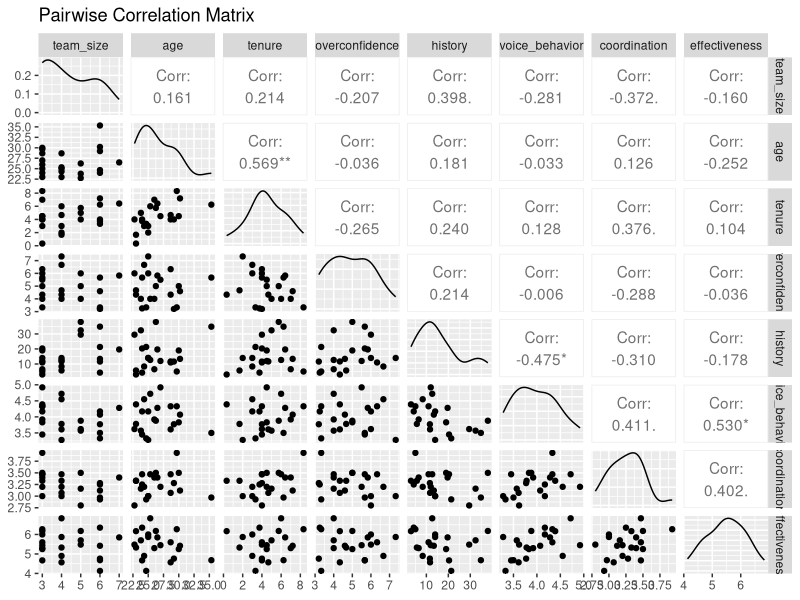

Generate this figure with R: (Note: this script raises an error after producing the figure.)
## ---- chunk 1
library(GGally)
library(ggplot2)

## ---- chunk 2
data = read.csv("data.csv")

data
## ---- chunk 3
core_data <- subset(data, select=-c(team,org,response_rate,response_count))
ggpairs(core_data,progress=FALSE,title="Pairwise Correlation Matrix")
## ---- chunk 4
full_lm <- lm(mean_team_effectiveness ~ ., data=core_data)
print(summary(full_lm))
## ---- chunk 5
lm_overconfidence_coordination = lm(formula = mean_overconfidence_score ~ mean_team_coordination, data = data)
rep.h1 <- summary(lm_overconfidence_coordination)

print(rep.h1)

plot( data$mean_team_coordination ~ data$mean_overconfidence_score, data = data)
abline(lm_overconfidence_coordination)
ggplot(data, aes(x=mean_team_coordination, y=mean_overconfidence_score)) + geom_point()
## ---- chunk 6
lm_effectiveness_coordination = lm(formula = mean_team_effectiveness ~ mean_team_coordination, data = data)
rep.h2 <- summary(lm_effectiveness_coordination)
print(rep.h2)
plot(data$mean_team_effectiveness ~ data$mean_team_coordination, data = data)
abline(lm_effectiveness_coordination)
ggplot(data, aes(x=mean_team_effectiveness, y=mean_team_coordination)) + geom_point()
## ---- chunk 7
data$inter<-data$mean_overconfidence_score*data$mean_voice_behavior
lm_voice_coordination = lm(formula = mean_team_coordination ~ mean_overconfidence_score + mean_voice_behavior + inter , data = data)
rep.h3 <- summary(lm_voice_coordination)
rep.h3
plot(data$mean_team_coordination ~ data$mean_overconfidence_score, data = data)
abline(lm_voice_coordination)
ggplot(data, aes(x=mean_team_coordination, y=mean_overconfidence_score)) + geom_point()
